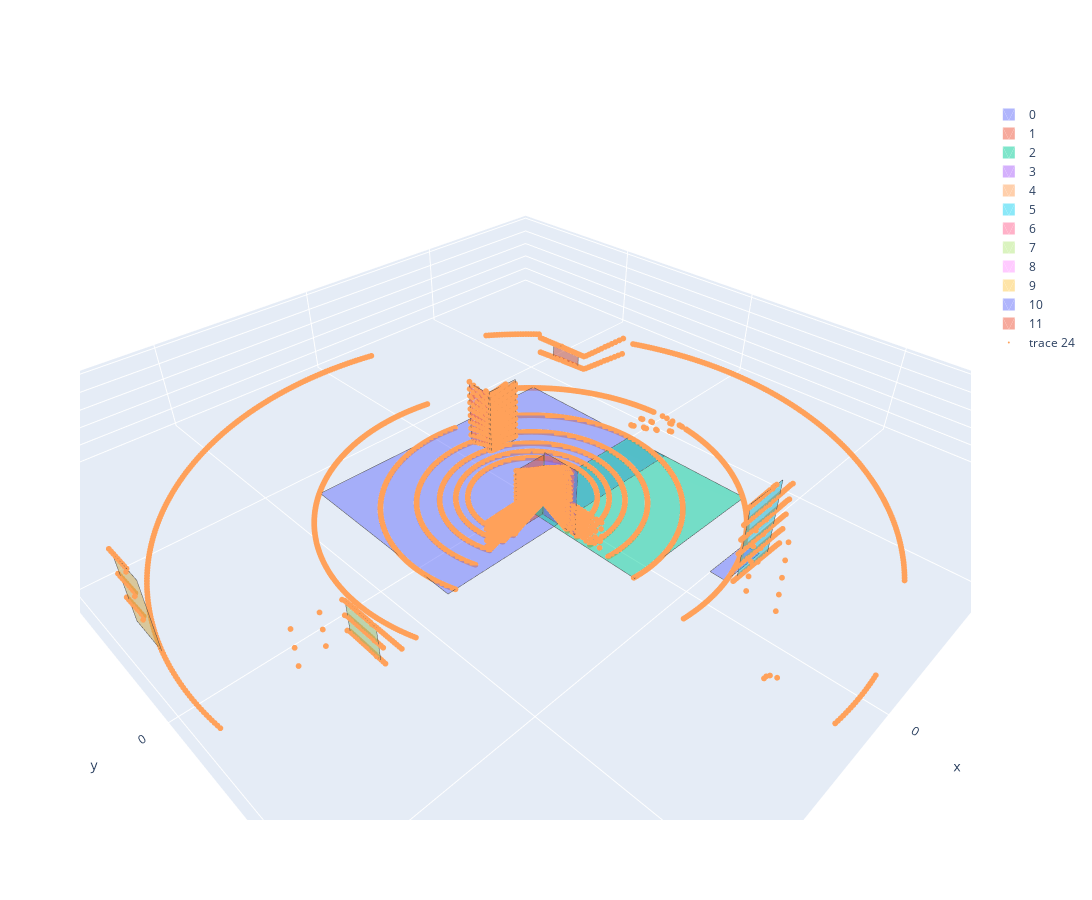

Source (notebook cell):
### Code cell
# Plot individual scan
i = 76
fig = go.Figure(data=scans[i].plot_trace()+[pc_plot_trace(PC_data[i])])
fig.update_layout(width=1500, height=900, scene=dict(aspectmode='data'))
fig.show()

### Figure 1 — Plotly figure (JSON) as saved in the notebook; plotly's stock layout.template omitted (floating-point values rounded to 4 significant figures; data arrays with more than 128 entries replaced by an {"elided": "..."} marker saying what was removed)
{"data": [{"color": "#636EFA", "i": [0, 0], "j": [1, 2], "k": [2, 3], "name": "0", "opacity": 0.5, "showlegend": true, "type": "mesh3d", "x": [-38.79, -39.68, 39.24, 40.13], "y": [13.66, -38.85, -40.18, 12.33], "z": [-9.801, -9.712, -9.895, -9.984]}, {"line": {"color": "rgb(70,70,70)", "width": 1}, "mode": "lines", "showlegend": false, "type": "scatter3d", "x": [-38.79, -39.68, 39.24, 40.13, -38.79], "y": [13.66, -38.85, -40.18, 12.33, 13.66], "z": [-9.801, -9.712, -9.895, -9.984, -9.801]}, {"color": "#EF553B", "i": [0, 0], "j": [1, 2], "k": [2, 3], "name": "1", "opacity": 0.5, "showlegend": true, "type": "mesh3d", "x": [4.552, 13.85, 13.89, 4.596], "y": [8.12, 7.963, 7.994, 8.15], "z": [-9.089, -9.111, 9.262, 9.284]}, {"line": {"color": "rgb(70,70,70)", "width": 1}, "mode": "lines", "showlegend": false, "type": "scatter3d", "x": [4.552, 13.85, 13.89, 4.596, 4.552], "y": [8.12, 7.963, 7.994, 8.15, 8.12], "z": [-9.089, -9.111, 9.262, 9.284, -9.089]}, {"color": "#00CC96", "i": [0, 0], "j": [1, 2], "k": [2, 3], "name": "2", "opacity": 0.5, "showlegend": true, "type": "mesh3d", "x": [-38.38, -39.04, 5.262, 5.926], "y": [40.1, 0.691, -0.05577, 39.35], "z": [-9.781, -9.714, -9.817, -9.884]}, {"line": {"color": "rgb(70,70,70)", "width": 1}, "mode": "lines", "showlegend": false, "type": "scatter3d", "x": [-38.38, -39.04, 5.262, 5.926, -38.38], "y": [40.1, 0.691, -0.05577, 39.35, 40.1], "z": [-9.781, -9.714, -9.817, -9.884, -9.781]}, {"color": "#AB63FA", "i": [0, 0], "j": [1, 2], "k": [2, 3], "name": "3", "opacity": 0.5, "showlegend": true, "type": "mesh3d", "x": [4.51, 4.326, 4.371, 4.555], "y": [19.19, 8.268, 8.3, 19.22], "z": [-9.455, -9.436, 9.937, 9.918]}, {"line": {"color": "rgb(70,70,70)", "width": 1}, "mode": "lines", "showlegend": false, "type": "scatter3d", "x": [4.51, 4.326, 4.371, 4.555, 4.51], "y": [19.19, 8.268, 8.3, 19.22, 19.19], "z": [-9.455, -9.436, 9.937, 9.918, -9.455]}, {"color": "#FFA15A", "i": [0, 0], "j": [1, 2], "k": [2, 3], "name": "4", "opacity": 0.5, "showlegend": true, "type": "mesh3d", "x": [-5.747, -15.2, -15.16, -5.701], "y": [-22.03, -21.87, -21.84, -21.99], "z": [-9.83, -9.808, 10.03, 10.0]}, {"line": {"color": "rgb(70,70,70)", "width": 1}, "mode": "lines", "showlegend": false, "type": "scatter3d", "x": [-5.747, -15.2, -15.16, -5.701, -5.747], "y": [-22.03, -21.87, -21.84, -21.99, -22.03], "z": [-9.83, -9.808, 10.03, 10.0, -9.83]}, {"color": "#19D3F3", "i": [0, 0], "j": [1, 2], "k": [2, 3], "name": "5", "opacity": 0.5, "showlegend": true, "type": "mesh3d", "x": [-20.0, -7.67, -7.619, -19.95], "y": [58.15, 57.94, 57.97, 58.18], "z": [-6.455, -6.483, 15.11, 15.14]}, {"line": {"color": "rgb(70,70,70)", "width": 1}, "mode": "lines", "showlegend": false, "type": "scatter3d", "x": [-20.0, -7.67, -7.619, -19.95, -20.0], "y": [58.15, 57.94, 57.97, 58.18, 58.15], "z": [-6.455, -6.483, 15.11, 15.14, -6.455]}, {"color": "#FF6692", "i": [0, 0], "j": [1, 2], "k": [2, 3], "name": "6", "opacity": 0.5, "showlegend": true, "type": "mesh3d", "x": [-5.712, -5.579, -5.535, -5.668], "y": [-30.3, -22.44, -22.41, -30.27], "z": [-9.403, -9.416, 9.407, 9.421]}, {"line": {"color": "rgb(70,70,70)", "width": 1}, "mode": "lines", "showlegend": false, "type": "scatter3d", "x": [-5.712, -5.579, -5.535, -5.668, -5.712], "y": [-30.3, -22.44, -22.41, -30.27, -30.3], "z": [-9.403, -9.416, 9.407, 9.421, -9.403]}, {"color": "#B6E880", "i": [0, 0], "j": [1, 2], "k": [2, 3], "name": "7", "opacity": 0.5, "showlegend": true, "type": "mesh3d", "x": [64.49, 64.3, 64.32, 64.51], "y": [19.58, 8.709, 8.725, 19.6], "z": [-7.074, -7.055, 2.369, 2.351]}, {"line": {"color": "rgb(70,70,70)", "width": 1}, "mode": "lines", "showlegend": false, "type": "scatter3d", "x": [64.49, 64.3, 64.32, 64.51, 64.49], "y": [19.58, 8.709, 8.725, 19.6, 19.58], "z": [-7.074, -7.055, 2.369, 2.351, -7.074]}, {"color": "#FF97FF", "i": [0, 0], "j": [1, 2], "k": [2, 3], "name": "8", "opacity": 0.5, "showlegend": true, "type": "mesh3d", "x": [4.488, 4.634, 4.659, 4.513], "y": [8.136, 8.133, 8.151, 8.153], "z": [-5.387, -5.388, 5.384, 5.384]}, {"line": {"color": "rgb(70,70,70)", "width": 1}, "mode": "lines", "showlegend": false, "type": "scatter3d", "x": [4.488, 4.634, 4.659, 4.513, 4.488], "y": [8.136, 8.133, 8.151, 8.153, 8.136], "z": [-5.387, -5.388, 5.384, 5.384, -5.387]}, {"color": "#FECB52", "i": [0, 0], "j": [1, 2], "k": [2, 3], "name": "9", "opacity": 0.5, "showlegend": true, "type": "mesh3d", "x": [94.5, 94.3, 94.35, 94.55], "y": [-17.87, -30.0, -29.97, -17.84], "z": [-10.11, -10.09, 10.35, 10.33]}, {"line": {"color": "rgb(70,70,70)", "width": 1}, "mode": "lines", "showlegend": false, "type": "scatter3d", "x": [94.5, 94.3, 94.35, 94.55, 94.5], "y": [-17.87, -30.0, -29.97, -17.84, -17.87], "z": [-10.11, -10.09, 10.35, 10.33, -10.11]}, {"color": "#636EFA", "i": [0, 0], "j": [1, 2], "k": [2, 3], "name": "10", "opacity": 0.5, "showlegend": true, "type": "mesh3d", "x": [-22.11, -22.19, -8.435, -8.36], "y": [55.21, 50.76, 50.53, 54.98], "z": [-9.774, -9.766, -9.798, -9.806]}, {"line": {"color": "rgb(70,70,70)", "width": 1}, "mode": "lines", "showlegend": false, "type": "scatter3d", "x": [-22.11, -22.19, -8.435, -8.36, -22.11], "y": [55.21, 50.76, 50.53, 54.98, 55.21], "z": [-9.774, -9.766, -9.798, -9.806, -9.774]}, {"color": "#EF553B", "i": [0, 0], "j": [1, 2], "k": [2, 3], "name": "11", "opacity": 0.5, "showlegend": true, "type": "mesh3d", "x": [-55.7, -55.52, -55.51, -55.69], "y": [-45.38, -34.39, -34.38, -45.37], "z": [-7.544, -7.563, -2.283, -2.264]}, {"line": {"color": "rgb(70,70,70)", "width": 1}, "mode": "lines", "showlegend": false, "type": "scatter3d", "x": [-55.7, -55.52, -55.51, -55.69, -55.7], "y": [-45.38, -34.39, -34.38, -45.37, -45.38], "z": [-7.544, -7.563, -2.283, -2.264, -7.544]}, {"marker": {"size": 2}, "mode": "markers", "type": "scatter3d", "x": {"elided": "5772 float values"}, "y": {"elided": "5772 float values"}, "z": {"elided": "5772 float values"}}], "layout": {"height": 900, "scene": {"aspectmode": "data"}, "width": 1500}}
